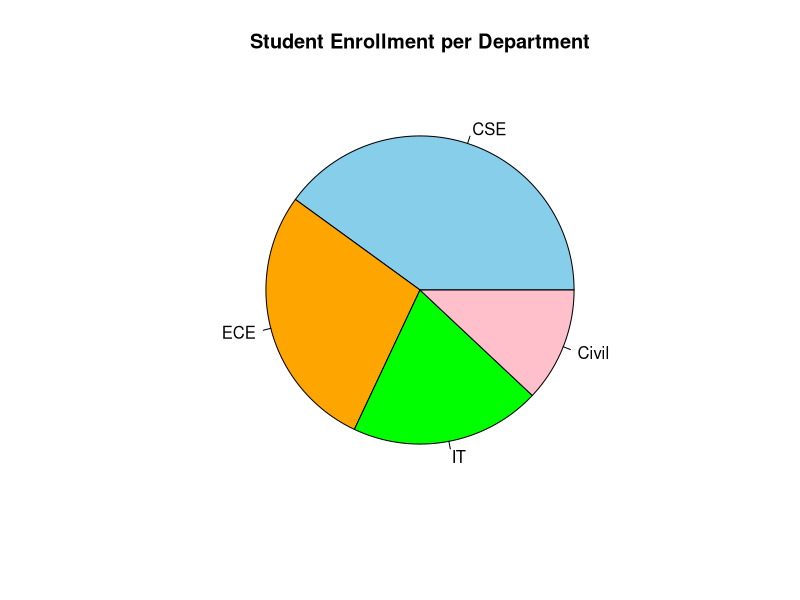
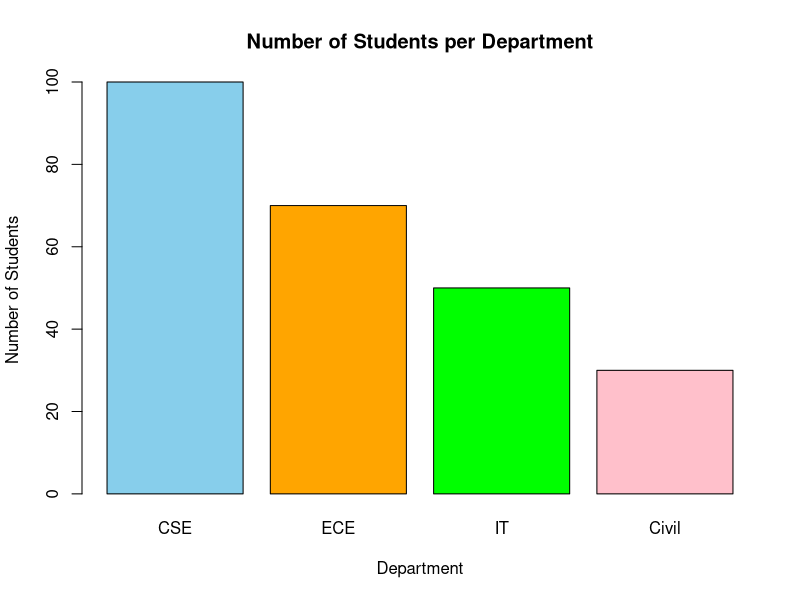
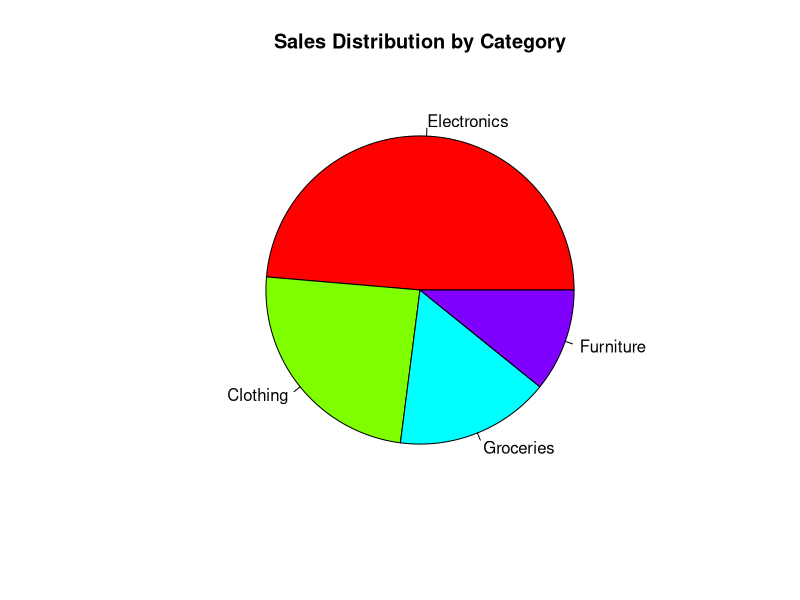
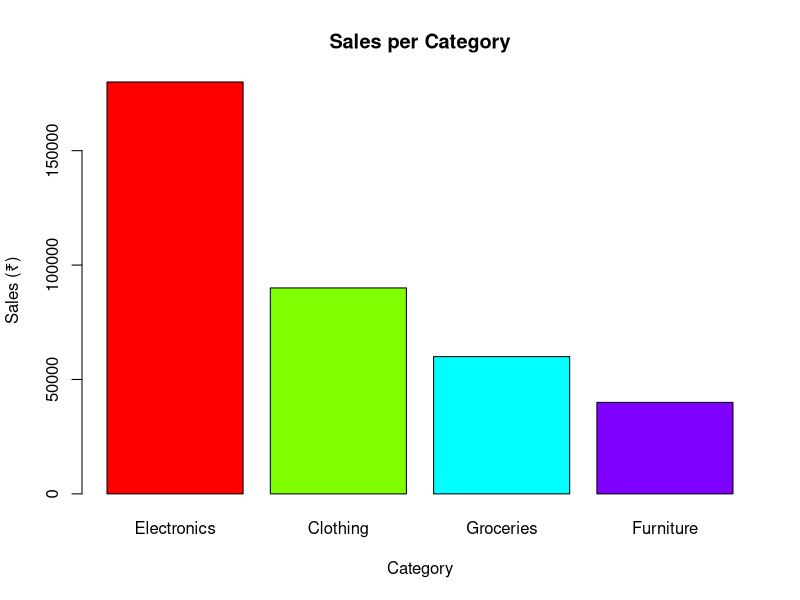
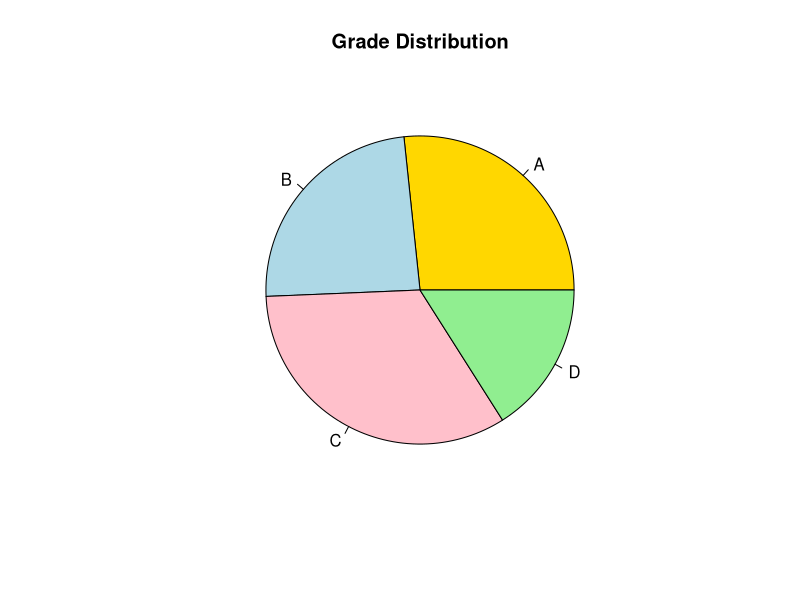
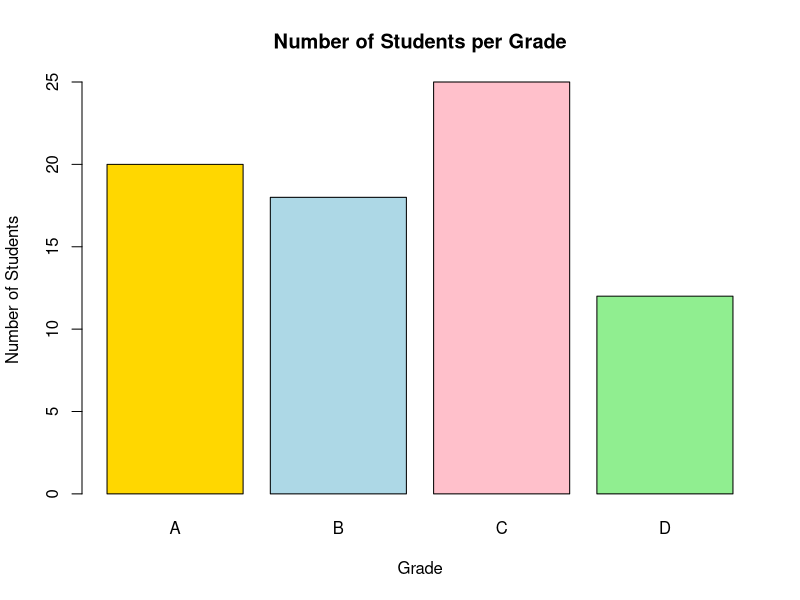
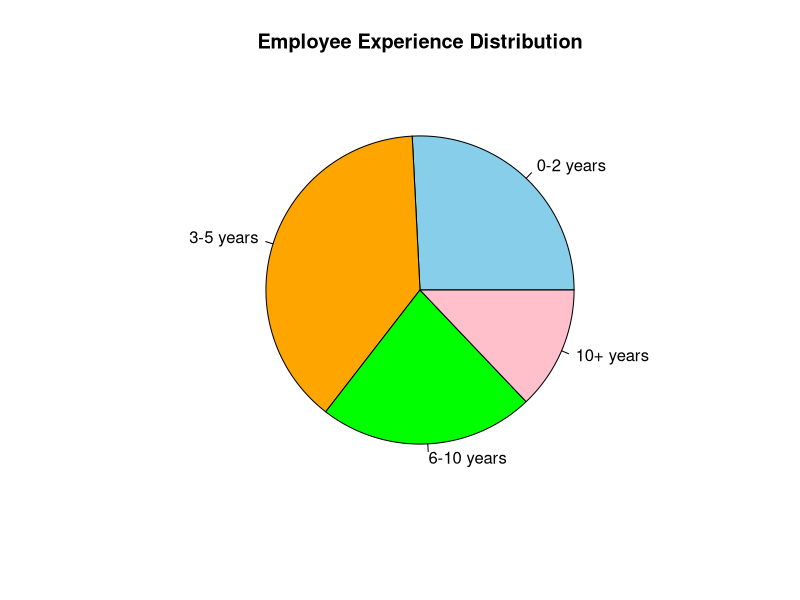
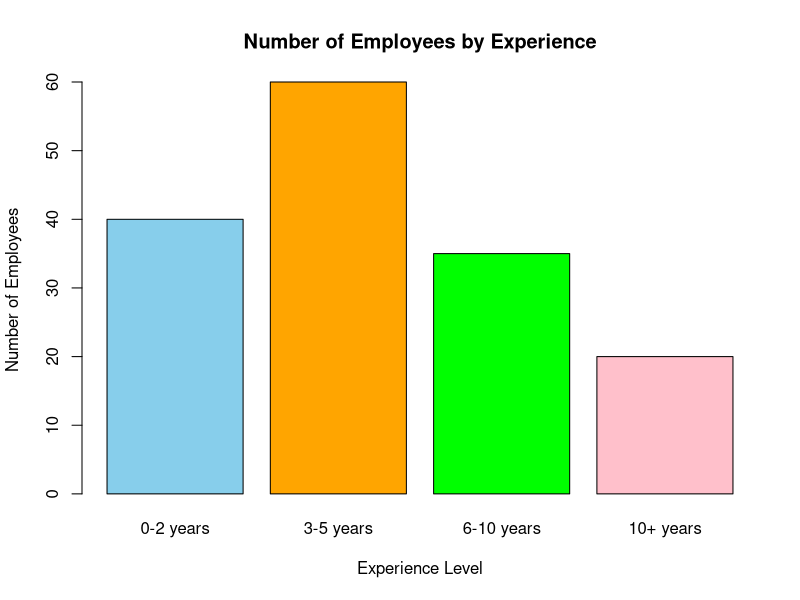

Reproduce these figures in R, in order.
# Question 1: University Course Enrollment

# Data
departments <- c("CSE", "ECE", "IT", "Civil")
students <- c(100, 70, 50, 30)

# Pie Chart
pie(
  students,
  labels = departments,
  main = "Student Enrollment per Department",
  col = c("skyblue", "orange", "green", "pink")
)

# Bar Chart
barplot(
  students,
  names.arg = departments,
  main = "Number of Students per Department",
  xlab = "Department",
  ylab = "Number of Students",
  col = c("skyblue", "orange", "green", "pink")
)

# Question 2: Retail Store Sales Distribution

# Data
category <- c("Electronics", "Clothing", "Groceries", "Furniture")
sales <- c(180000, 90000, 60000, 40000)

# Pie Chart
pie(
  sales,
  labels = category,
  main = "Sales Distribution by Category",
  col = rainbow(length(category))
)

# Bar Chart
barplot(
  sales,
  names.arg = category,
  main = "Sales per Category",
  xlab = "Category",
  ylab = "Sales (₹)",
  col = rainbow(length(category))
)

# Question 3: Online Exam Result Analysis

# Data
grades <- c("A", "B", "C", "D")
count <- c(20, 18, 25, 12)

# Pie Chart
pie(
  count,
  labels = grades,
  main = "Grade Distribution",
  col = c("gold", "lightblue", "pink", "lightgreen")
)

# Bar Chart
barplot(
  count,
  names.arg = grades,
  main = "Number of Students per Grade",
  xlab = "Grade",
  ylab = "Number of Students",
  col = c("gold", "lightblue", "pink", "lightgreen")
)

# Question 4: Company Employee Experience Levels

# Data
experience <- c("0-2 years", "3-5 years", "6-10 years", "10+ years")
employees <- c(40, 60, 35, 20)

# Pie Chart
pie(
  employees,
  labels = experience,
  main = "Employee Experience Distribution",
  col = c("skyblue", "orange", "green", "pink")
)

# Bar Chart
barplot(
  employees,
  names.arg = experience,
  main = "Number of Employees by Experience",
  xlab = "Experience Level",
  ylab = "Number of Employees",
  col = c("skyblue", "orange", "green", "pink")
)

# Question 5: Agricultural Crop Production

# Data
crop <- c("Rice", "Wheat", "Sugarcane", "Cotton")
production <- c(250, 180, 120, 90)

# Pie Chart
pie(
  production,
  labels = crop,
  main = "Crop Production Distribution",
  col = c("gold", "green", "orange", "brown")
)

# Bar Chart
barplot(
  production,
  names.arg = crop,
  main = "Crop Production in Tonnes",
  xlab = "Crop",
  ylab = "Production (Tonnes)",
  col = c("gold", "green", "orange", "brown")
)
